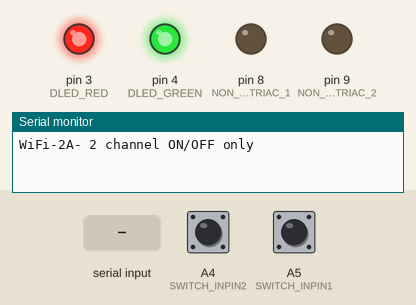
The sketch below on a simulated Arduino Uno, built with avr-gcc and run on an emulated ATmega328P. Parts: output pins drawn as LEDs (lit = HIGH), the last lines printed to the serial monitor. The test bench sets the inputs (shaded band); at power-on: A4 (SWITCH_INPIN2) HIGH, A5 (SWITCH_INPIN1) HIGH.

Above: at 1.2 s.
1.3 s: A4 (SWITCH_INPIN2) pulled LOW for 0.15 s
At 1.37 s:
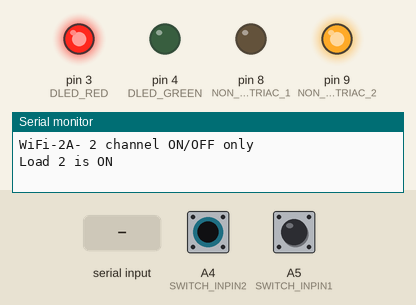
2.9 s: A5 (SWITCH_INPIN1) pulled LOW for 0.15 s
At 2.97 s:
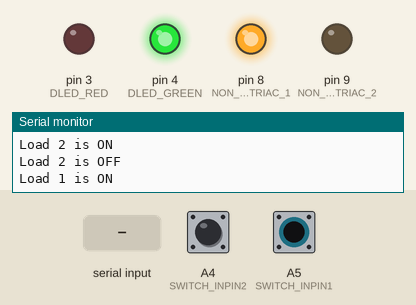
4.5 s: "Dimmer:99\n" received over Serial
At 5.0 s:
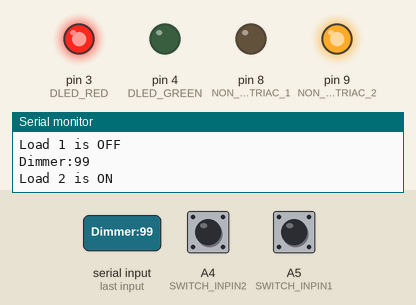
6.0 s: A5 (SWITCH_INPIN1) pulled LOW for 1 s
At 6.8 s:
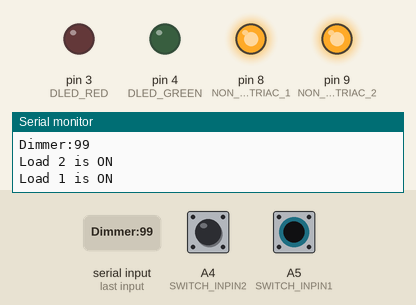
8.5 s: A5 (SWITCH_INPIN1) pulled LOW for 3.2 s
At 12.8 s:
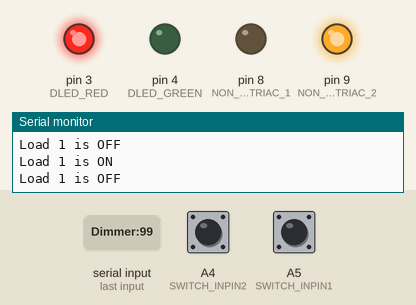
Timing chart, 0 to 14.3 s (numbered marks = the images above; inputs shaded):
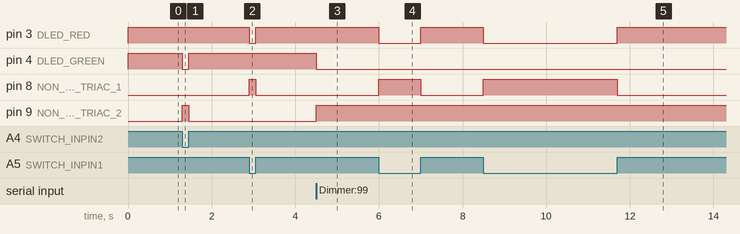

Measured:
- after the input at 1.3 s, pin 4 (DLED_GREEN): HIGH → LOW at once, → HIGH 0.15 s later; pin 9 (NON_DIMMABLE_TRIAC_2): LOW → HIGH at once, → LOW 0.15 s later
- after the input at 2.9 s, pin 3 (DLED_RED): HIGH → LOW at once, → HIGH 0.15 s later; pin 8 (NON_DIMMABLE_TRIAC_1): LOW → HIGH at once, → LOW 0.15 s later
- after the input at 4.5 s, pin 4 (DLED_GREEN): HIGH → LOW at once; pin 9 (NON_DIMMABLE_TRIAC_2): LOW → HIGH at once
- after the input at 6.0 s, pin 3 (DLED_RED): HIGH → LOW at once, → HIGH 1.0 s later; pin 8 (NON_DIMMABLE_TRIAC_1): LOW → HIGH at once, → LOW 1.0 s later
- after the input at 8.5 s, pin 3 (DLED_RED): HIGH → LOW at once, → HIGH 3.2 s later; pin 8 (NON_DIMMABLE_TRIAC_1): LOW → HIGH at once, → LOW 3.2 s later

The sketch:

Atmega328_two_dimmerV0.3_Only_on_off.ino
```cpp
/*Code for Wifi two triac 2 amps mini board
The Board has two Triacs both can be used for on off mode only
no dimming

This code is for Atmega328p
Firmware Version: 0.3
Hardware Version: 0.1

Code Edited By :Naren N Nayak
Date: 09/11/2017
Last Edited By:Naren N Nayak
Date: 24/10/2017

*/


#include <TimerOne.h>

//Relay no.
#define NON_DIMMABLE_TRIAC_1 8 //Gpio 8
#define NON_DIMMABLE_TRIAC_2 9 //Gpio 9

/*Dual colour LED*/
#define DLED_RED   3
#define DLED_GREEN 4

//manual switch
#define SWITCH_INPIN1 A5 //switch 1
#define SWITCH_INPIN2 A4 //switch 2


/*Serial Data variables*/
String serialReceived;
String serialReceived1;
String serialReceived2;


void setup()
{

  Serial.begin(115200);
  Serial.println("WiFi-2A- 2 channel ON/OFF only");
  pinMode(NON_DIMMABLE_TRIAC_1, OUTPUT); //relay1 output
  pinMode(NON_DIMMABLE_TRIAC_2, OUTPUT); //Dimmer output

  pinMode(DLED_RED, OUTPUT);
  pinMode(DLED_GREEN, OUTPUT);

  pinMode(SWITCH_INPIN1, INPUT); //manual switch 1 input
  pinMode(SWITCH_INPIN2, INPUT); //manual switch 1 input

}


void loop()
{

/*############### Uart Data ###########################*/

  if (Serial.available() > 0)
  {   // is a character available

    serialReceived = Serial.readStringUntil('\n');
    Serial.println(serialReceived);

    if (serialReceived.substring(0, 9) == "Dimmer:99")
    {
      serialReceived2 = "R_2 switched via web request to 1";
    }

     if (serialReceived.substring(0, 8) == "Dimmer:0")
    {
      serialReceived2 = "R_2 switched via web request to 0";
    }

    if (serialReceived.substring(0, 33) == "R_1 switched via web request to 1")
    {
      serialReceived1 = serialReceived;
    }

    if (serialReceived.substring(0, 33) == "R_1 switched via web request to 0")
    {
      serialReceived1 = serialReceived;
    }

  }


/*##################### Non Dimmable Triac 1##############################*/

  if (((serialReceived1.substring(0, 33) == "R_1 switched via web request to 1") && (!(digitalRead(SWITCH_INPIN1)))) || ((!(serialReceived1.substring(0, 33) == "R_1 switched via web request to 1")) && ((digitalRead(SWITCH_INPIN1))))) //exor logic
  {
    if(digitalRead(NON_DIMMABLE_TRIAC_1)==HIGH)
    {
      Serial.println("Load 1 is OFF");
    }
    digitalWrite(NON_DIMMABLE_TRIAC_1, LOW);
    digitalWrite(DLED_RED, HIGH);

  }
  else
  {
    if(digitalRead(NON_DIMMABLE_TRIAC_1)==LOW)
    {
      Serial.println("Load 1 is ON");
    }
    digitalWrite(NON_DIMMABLE_TRIAC_1, HIGH);
    digitalWrite(DLED_RED, LOW);

  }


  /*##################### Non Dimmable Triac 2##############################*/

  if (((serialReceived2.substring(0, 33) == "R_2 switched via web request to 1") && (!(digitalRead(SWITCH_INPIN2)))) || ((!(serialReceived2.substring(0, 33) == "R_2 switched via web request to 1")) && ((digitalRead(SWITCH_INPIN2))))) //exor logic
  {
    if(digitalRead(NON_DIMMABLE_TRIAC_2)==HIGH)
    {
      Serial.println("Load 2 is OFF");
    }
    digitalWrite(NON_DIMMABLE_TRIAC_2, LOW);
    digitalWrite(DLED_GREEN, HIGH);

  }
  else
  {
    if(digitalRead(NON_DIMMABLE_TRIAC_2)==LOW)
    {
      Serial.println("Load 2 is ON");
    }
    digitalWrite(NON_DIMMABLE_TRIAC_2, HIGH);
    digitalWrite(DLED_GREEN, LOW);

  }


}
```
